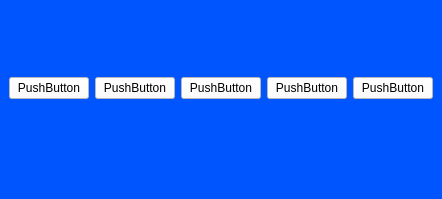
<?xml version="1.0" encoding="UTF-8"?>
<ui version="4.0">
 <class>MainWindow</class>
 <widget class="QMainWindow" name="MainWindow">
  <property name="geometry">
   <rect>
    <x>0</x>
    <y>0</y>
    <width>425</width>
    <height>199</height>
   </rect>
  </property>
  <property name="font">
   <font>
    <weight>75</weight>
    <bold>true</bold>
   </font>
  </property>
  <property name="windowTitle">
   <string>MainWindow</string>
  </property>
  <property name="styleSheet">
   <string notr="true">background-color: rgb(0, 85, 255);</string>
  </property>
  <widget class="QWidget" name="centralwidget">
   <layout class="QHBoxLayout" name="horizontalLayout">
    <item>
     <widget class="QPushButton" name="pushButton">
      <property name="styleSheet">
       <string notr="true">background-color: rgb(255, 255, 255);</string>
      </property>
      <property name="text">
       <string>PushButton</string>
      </property>
     </widget>
    </item>
    <item>
     <widget class="QPushButton" name="pushButton_2">
      <property name="styleSheet">
       <string notr="true">background-color: rgb(255, 255, 255);</string>
      </property>
      <property name="text">
       <string>PushButton</string>
      </property>
     </widget>
    </item>
    <item>
     <widget class="QPushButton" name="pushButton_3">
      <property name="styleSheet">
       <string notr="true">background-color: rgb(255, 255, 255);</string>
      </property>
      <property name="text">
       <string>PushButton</string>
      </property>
     </widget>
    </item>
    <item>
     <widget class="QPushButton" name="pushButton_4">
      <property name="styleSheet">
       <string notr="true">background-color: rgb(255, 255, 255);</string>
      </property>
      <property name="text">
       <string>PushButton</string>
      </property>
     </widget>
    </item>
    <item>
     <widget class="QPushButton" name="pushButton_5">
      <property name="styleSheet">
       <string notr="true">background-color: rgb(255, 255, 255);</string>
      </property>
      <property name="text">
       <string>PushButton</string>
      </property>
     </widget>
    </item>
   </layout>
  </widget>
  <widget class="QMenuBar" name="menubar">
   <property name="geometry">
    <rect>
     <x>0</x>
     <y>0</y>
     <width>425</width>
     <height>21</height>
    </rect>
   </property>
  </widget>
  <widget class="QStatusBar" name="statusbar"/>
 </widget>
 <resources/>
 <connections/>
</ui>
